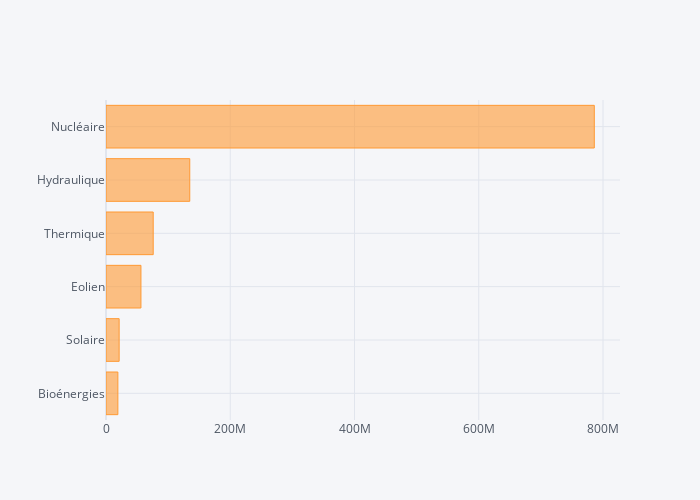

Notebook code for this chart:
### Code cell
# When thinking about pie charts, give a try to horizontal bars.

df_production_2018.sum().sort_values().iplot(kind="barh", dimensions=(700,500))

### Figure 1 — Plotly figure (JSON) as saved in the notebook; plotly's stock layout.template omitted (floating-point values rounded to 4 significant figures)
{"data": [{"marker": {"color": "rgba(255, 153, 51, 0.6)", "line": {"color": "rgba(255, 153, 51, 1.0)", "width": 1}}, "name": "None", "orientation": "h", "text": "", "type": "bar", "x": [19092161, 21166093, 56261568, 75986264, 134815101, 785967028], "y": ["Bioénergies", "Solaire", "Eolien", "Thermique", "Hydraulique", "Nucléaire"]}], "layout": {"height": 500, "legend": {"bgcolor": "#F5F6F9", "font": {"color": "#4D5663"}}, "paper_bgcolor": "#F5F6F9", "plot_bgcolor": "#F5F6F9", "title": {"font": {"color": "#4D5663"}}, "width": 700, "xaxis": {"autorange": true, "gridcolor": "#E1E5ED", "range": [0, 827300000.0], "showgrid": true, "tickfont": {"color": "#4D5663"}, "title": {"font": {"color": "#4D5663"}, "text": ""}, "type": "linear", "zerolinecolor": "#E1E5ED"}, "yaxis": {"autorange": true, "gridcolor": "#E1E5ED", "range": [-0.5, 5.5], "showgrid": true, "tickfont": {"color": "#4D5663"}, "title": {"font": {"color": "#4D5663"}, "text": ""}, "type": "category", "zerolinecolor": "#E1E5ED"}}}
